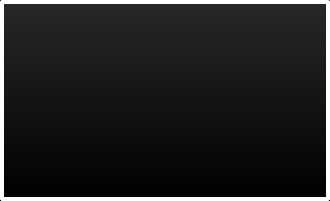
<?xml version="1.0" encoding="UTF-8"?>
<ui version="4.0">
 <class>PhMediaPanelDialog</class>
 <widget class="QDialog" name="PhMediaPanelDialog">
  <property name="geometry">
   <rect>
    <x>0</x>
    <y>0</y>
    <width>330</width>
    <height>201</height>
   </rect>
  </property>
  <property name="windowTitle">
   <string/>
  </property>
  <property name="styleSheet">
   <string notr="true">QDialog
{
	background: qlineargradient(x1: 1, y1: 0, x2: 1, y2: 1, stop: 0 rgb(40,40,40), stop: 1 black);
     border-style: solid;
     border-width: 4px;
     border-radius: 3px;
     border-color: white;
}</string>
  </property>
  <layout class="QVBoxLayout" name="verticalLayout">
   <property name="leftMargin">
    <number>10</number>
   </property>
   <property name="topMargin">
    <number>0</number>
   </property>
   <property name="rightMargin">
    <number>10</number>
   </property>
   <property name="bottomMargin">
    <number>0</number>
   </property>
   <item>
    <widget class="PhMediaPanel" name="mediaPanel" native="true"/>
   </item>
  </layout>
 </widget>
 <customwidgets>
  <customwidget>
   <class>PhMediaPanel</class>
   <extends>QWidget</extends>
   <header>PhCommonUI/PhMediaPanel.h</header>
   <container>1</container>
  </customwidget>
 </customwidgets>
 <resources/>
 <connections/>
</ui>
